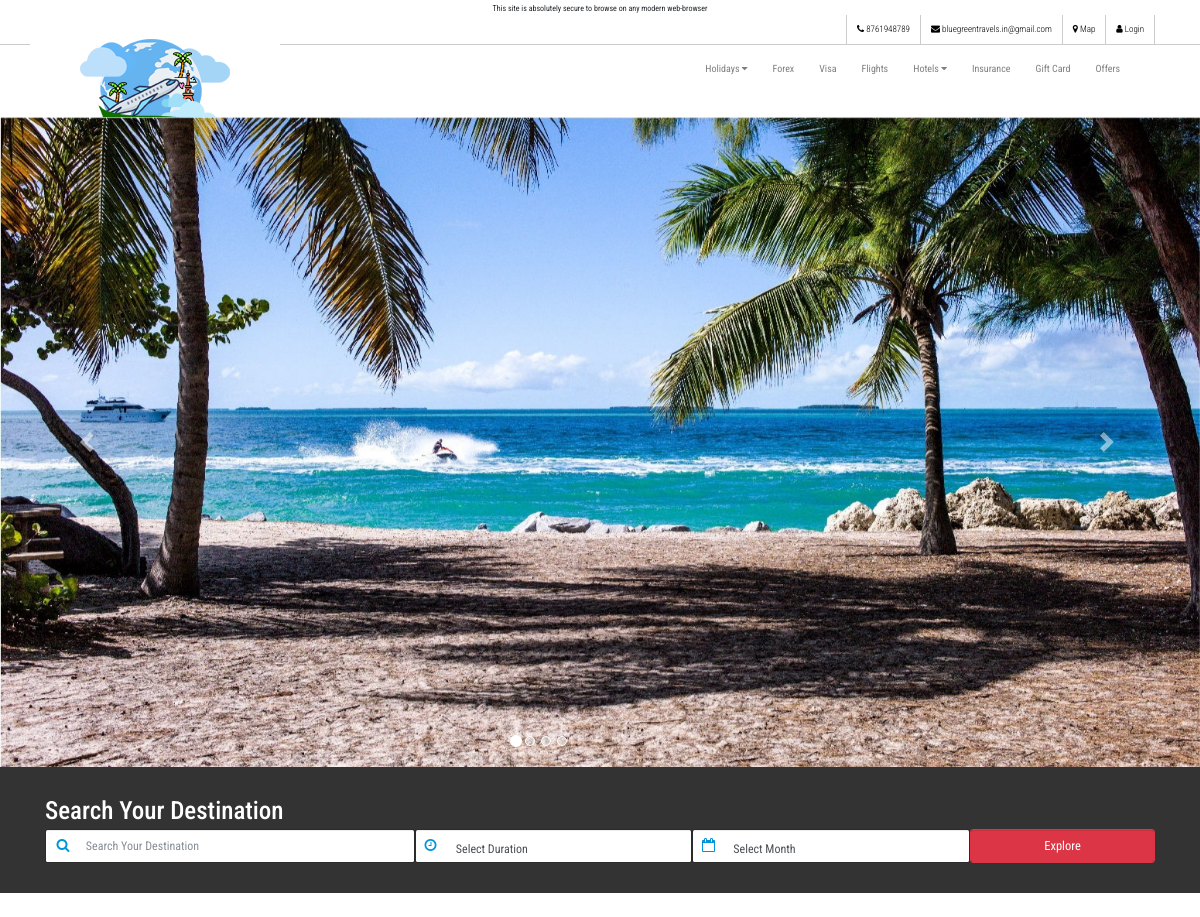
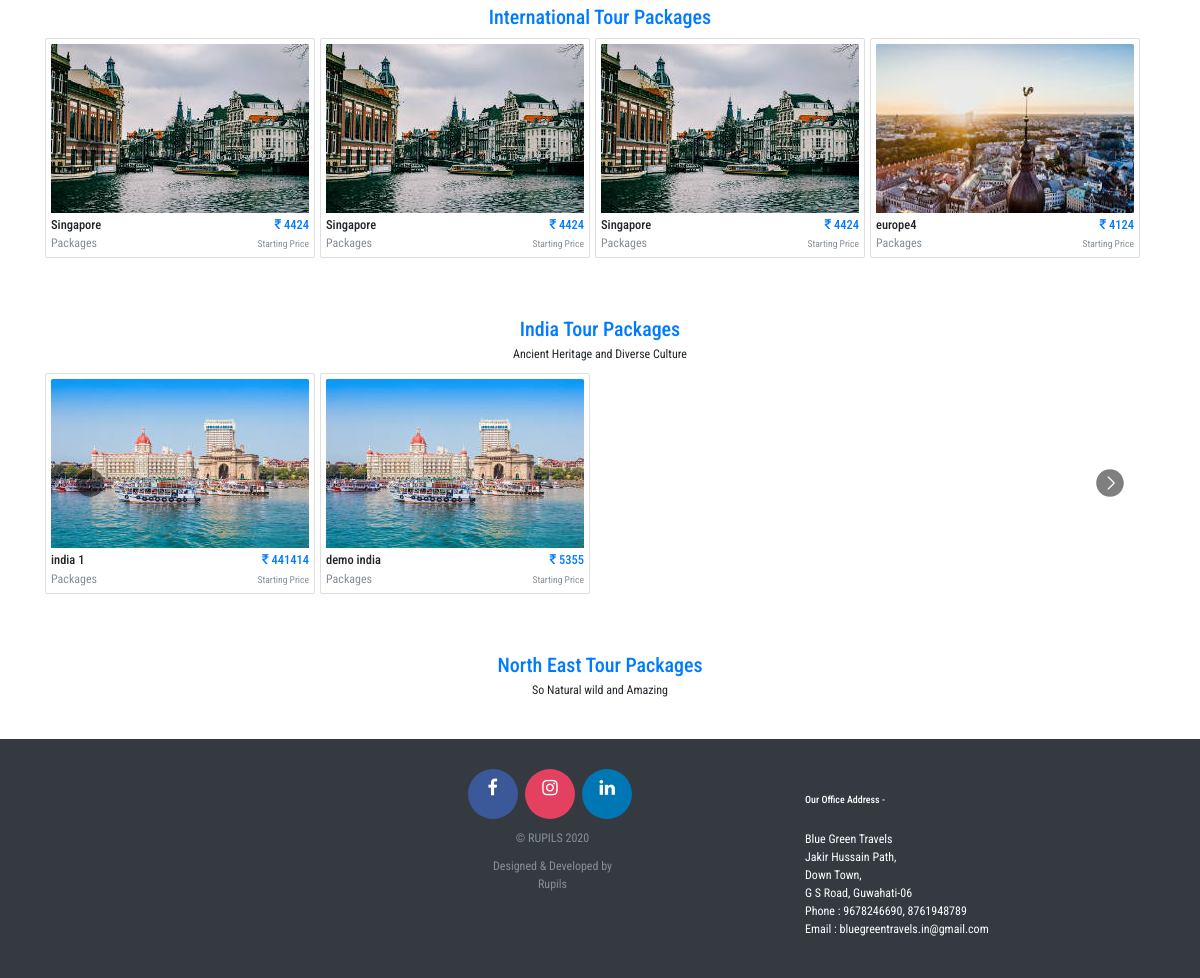
The app's page /index3.php with its own data (2 pictures, top to bottom).
### tables this page shows
CREATE TABLE `packages` (
  `id` int(11) NOT NULL,
  `p_name` varchar(100) NOT NULL,
  `starting_price` int(11) DEFAULT NULL,
  `category` varchar(200) NOT NULL,
  `img_url` varchar(200) DEFAULT NULL
);

### index3.php (the view, shortened to what this page needs)
<!DOCTYPE html>
<html lang="en">
<head>
  <link rel="stylesheet" href="css/bootstrap.css">
  <link rel="stylesheet" href="css/font-awesome.min.css">
  <link rel="stylesheet" href="css/style.css">
</head>
<body>
  <?php require_once "header.php";
  require_once "connect.php";
  ?>
  <header id="showcase">
    <div id="myCarousel" class="carousel slide" data-ride="carousel">
      <ol class="carousel-indicators">
        <li data-target="#myCarousel" data-slide-to="0" class="active"></li>
        <li data-target="#myCarousel" data-slide-to="1"></li>
        <li data-target="#myCarousel" data-slide-to="2"></li>
        <li data-target="#myCarousel" data-slide-to="3"></li>
      </ol>
      <div class="carousel-inner">
        <div class="carousel-item img-slider-1 active">
          <div class="container">
            <div class="carousel-caption d-none d-sm-block text-right mb-5">
            </div>
          </div>
        </div>
      </div>
      <a href="#myCarousel" class="carousel-control-prev" role="button" data-slide="prev">
        <span class="carousel-control-prev-icon" aria-hidden="true"></span>
      </a>
      <a href="#myCarousel" class="carousel-control-next" role="button" data-slide="next">
        <span class="carousel-control-next-icon" aria-hidden="true"></span>
      </a>
    </div>
  </header>
  <section id="package-search" class="py-5">
    <div class="container">
      <h1 class="text-white pt-0 ">Search Your Destination</h1>
      <form action="#">
        <div class="row no-gutters">
          <div class="col-md-4 ml-auto">
            <div class="search">
              <span class="fa fa-search"></span>
              <input type="text" class="form-control" placeholder="Search Your Destination">
            </div>
          </div>
          <div class="col-md-3 btn-days-wrapper">
            <div class="clock-icon">
              <span class="fa fa-clock-o"></span>
              <input type="button" id="btn-days" value="Select Duration" class="form-control">
            </div>
          </div>
          <div class="col-md-3 btn-month-wrapper">
            <div class="calendar-icon">
              <span class="fa fa-calendar-o"></span>
              <input type="button" id="btn-month" value="Select Month" class="form-control">
            </div>
          </div>
          <div class="col-md-2 mr-auto">
            <input type="submit" value="Explore" class="form-control btn btn-danger btn-lg">
          </div>
        </div>
      </form>
    </div>
  </section>
  <section class="packages py-5 text-center" id="internationalTourPackages">
    <div class="container">
      <h2 class="text-primary">International Tour Packages</h2>
    </div>
    <div id="carouselInter" class="carousel slide" data-ride="carousel" data-interval="false">
      <div class="carousel-inner">
        <?php
        $sql = "select * from packages where category='international'";
        $result = $mysqli->query($sql);
        $i = 0;
        $col = 4;
        ?>
        <div class="carousel-item active">
          <div class="container d-flex flex-row">
            <?php
            while ($row = $result->fetch_array()) :
              if ($i < $col) :
                ?>
                <div class="card p-2 mr-2">
                  <a href="view_packages.php?id=<?php echo $row['id'] ?>"><img src="slider_images/<?php echo $row['img_url'] ?>" class="card-img-top img-fluid"></a>
                  <div class="d-flex flex-row justify-content-between">
                    <div class="text-left">
                      <h5 class="mt-2 mb-1"><?php echo $row['p_name'] ?></h5>
                      <p class="text-muted mb-0">Packages</p>
                    </div>
                    <div class="text-right">
                      <h5 class="mt-2 mb-1 text-primary"><i class="fa fa-inr"></i> <?php echo $row['starting_price'] ?></h5>
                      <p class="text-muted mb-0 "><small>Starting Price</small></p>
                    </div>
                  </div>
                </div>
              <?php
              endif;
              if ($i == $col || $i == ($col + 4)) :
                ?>
              </div>
            </div>
              <?php
              endif;
                ?>
              <?php
              $i++;
            endwhile;
            ?>
        <a class="carousel-control-prev" href="#carouselInter" role="button" data-slide="prev">
          <span class="carousel-control-prev-icon" aria-hidden="true"></span>
        </a>
        <a class="carousel-control-next" href="#carouselInter" role="button" data-slide="next">
          <span class="carousel-control-next-icon" aria-hidden="true"></span>
        </a>
      </div>
  </section>
  <section class="packages py-5 text-center" id="indiaTourPackages">
    <div class="container">
      <h2 class="text-primary">India Tour Packages</h2>
      <p>Ancient Heritage and Diverse Culture</p>
    </div>
    <div id="carouselIndia" class="carousel slide" data-ride="carousel" data-interval="false">
      <div class="carousel-inner">
        <?php
        $sql = "select * from packages where category='india'";
        $result = $mysqli->query($sql);
        $i = 0;
        $col = 4;
        ?>
        <div class="carousel-item active">
          <div class="container d-flex flex-row">
            <?php
            while ($row = $result->fetch_array()) :
              if ($i < $col) :
                ?>
                <div class="card p-2 mr-2">
                  <a href="view_packages.php?id=<?php echo $row['id'] ?>"><img src="slider_images/<?php echo $row['img_url'] ?>" class="card-img-top img-fluid"></a>
                  <div class="d-flex flex-row justify-content-between">
                    <div class="text-left">
                      <h5 class="mt-2 mb-1"><?php echo $row['p_name'] ?></h5>
                      <p class="text-muted mb-0">Packages</p>
                    </div>
                    <div class="text-right">
                      <h5 class="mt-2 mb-1 text-primary"><i class="fa fa-inr"></i> <?php echo $row['starting_price'] ?></h5>
                      <p class="text-muted mb-0 "><small>Starting Price</small></p>
                    </div>
                  </div>
                </div>
              <?php
              endif;
                ?>
              <?php
              $i++;
            endwhile;
            ?>
          </div>
        </div>
        <a class="carousel-control-prev" href="#carouselIndia" role="button" data-slide="prev">
          <span class="carousel-control-prev-icon" aria-hidden="true"></span>
        </a>
        <a class="carousel-control-next" href="#carouselIndia" role="button" data-slide="next">
          <span class="carousel-control-next-icon" aria-hidden="true"></span>
        </a>
      </div>
  </section>
  <section class="packages py-5 text-center" id="northeastTourPackages">
    <div class="container">
      <h2 class="text-primary">North East Tour Packages</h2>
      <p>So Natural wild and Amazing</p>
    </div>
  </section>
  <?php require_once "footer.php"; ?>
</body>

### records on screen
packages: img_url (picture), p_name "Singapore", starting_price "4424"
packages: img_url (picture), p_name "Singapore", starting_price "4424"
packages: img_url (picture), p_name "Singapore", starting_price "4424"
packages: img_url (picture), p_name "europe4", starting_price "4124"
packages: img_url (picture), p_name "india 1", starting_price "441414"
packages: img_url (picture), p_name "demo india", starting_price "5355"
